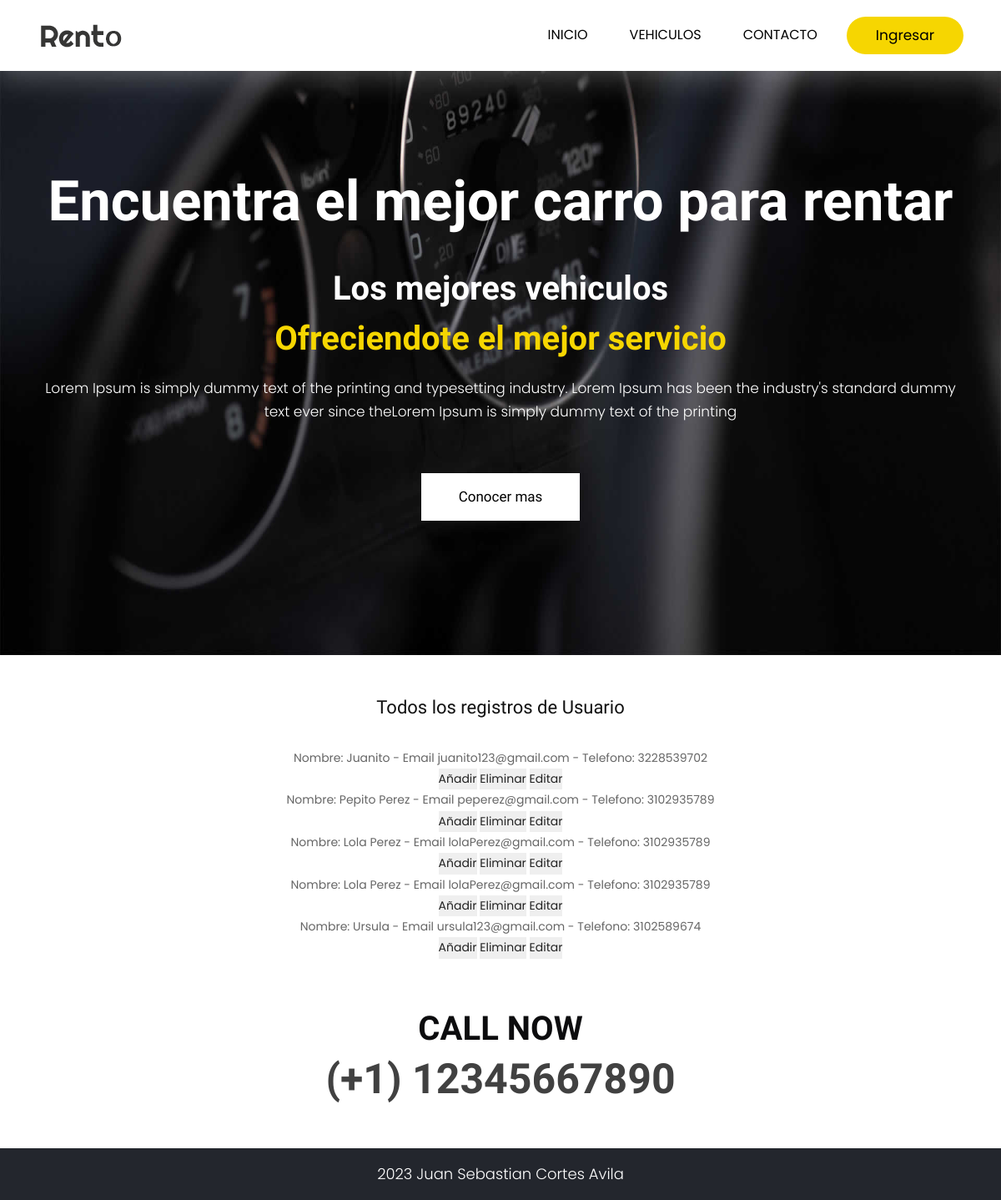
Page /AppFinal/administradorusuario/ on the earlier database version.
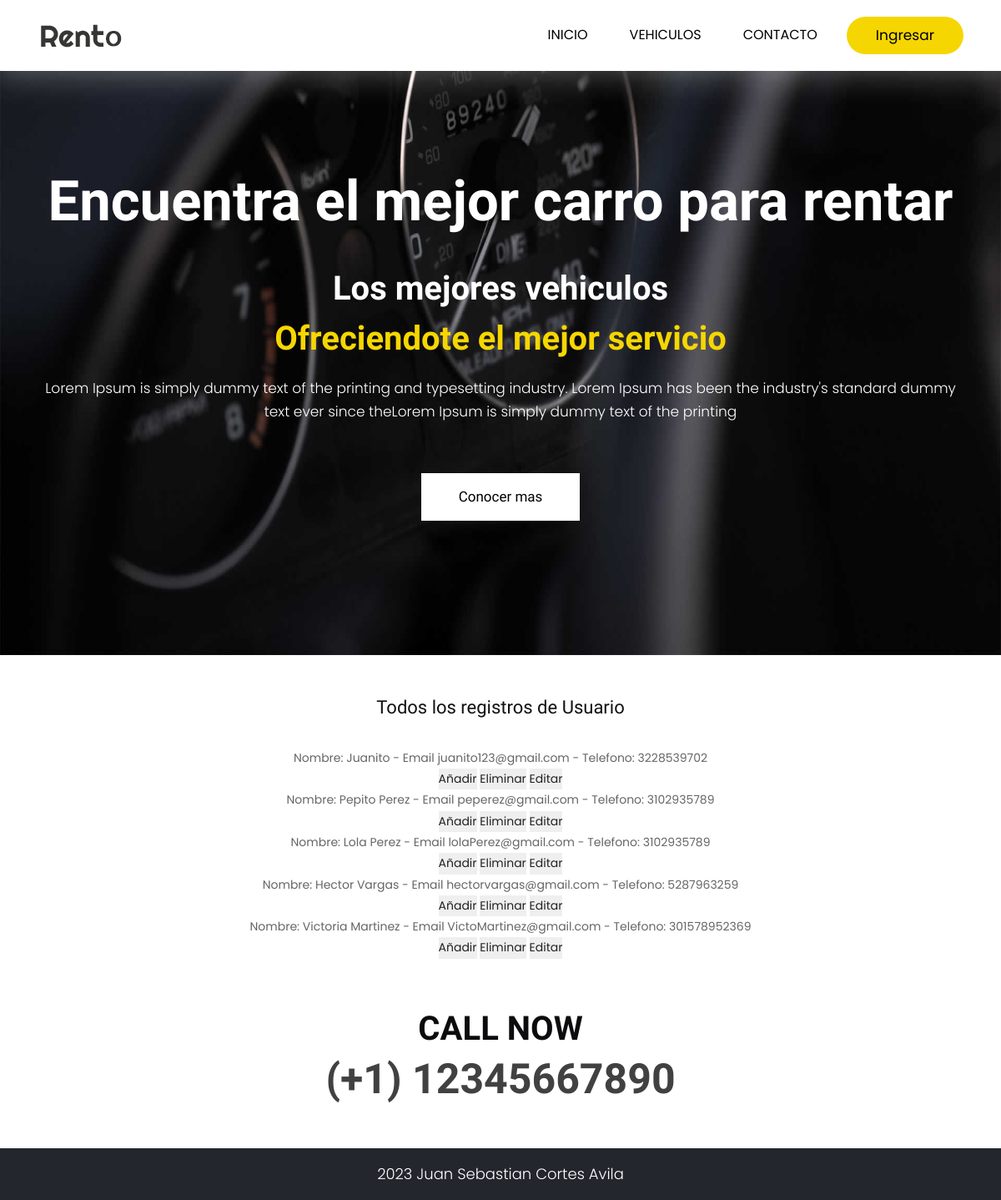
Same page on the later database version.
### AppFinal/models.py (models this page shows)
class Usuario(models.Model):
    nombre= models.CharField(max_length=40)
    email= models.EmailField()
    telefono = models.IntegerField()
    def __str__(self):
        return f"Nombre: {self.nombre} - Email {self.email} - Telefono: {self.telefono}"

### AppFinal/views.py (the view)
# urls.py: path('administradorusuario/', views.leerUsuarios, name="admin_user"),
def leerUsuarios(request):
    usuario = Usuario.objects.all()
    contexto = {"usuario":usuario}
    return render(request, "AppFinal/administrador_usuario.html", contexto)

### AppFinal/templates/AppFinal/administrador_usuario.html
{% extends "AppFinal/padre.html" %}
{% load static %}
{% block ContenidoCambiante %}
<br>
<br>
<center><div>
    <h2>Todos los registros de Usuario</h2>
    <br>
{% for p in usuario %}
    <li>{{p}}</li>
    <button>
        <a href="{% url 'Usuarios' %}">Añadir</a>
    </button>
    <button>
        <a href="{% url 'delete_user' p.nombre %}"> Eliminar </a>
    </button>
    <button>
        <a href="{% url 'edit_user' p.nombre %}"> Editar </a>
    </button>
{% endfor %}
{% endblock %}

### AppFinal/templates/AppFinal/padre.html (shortened to what this page needs)
<!DOCTYPE html>
<html lang="en">
   <head>
      {% load static %}
      <link rel="stylesheet" href="{% static 'AppFinal/css/bootstrap.min.css' %}">
      <link rel="stylesheet" href="{% static 'AppFinal/css/style.css' %}">
      <link rel="stylesheet" href="{% static 'AppFinal/css/responsive.css' %}">
      <link rel="stylesheet" href="{% static 'AppFinal/css/jquery.mCustomScrollbar.min.css' %}">
      <link rel="stylesheet" href="https://netdna.bootstrapcdn.com/font-awesome/4.0.3/css/font-awesome.css">
      <link rel="stylesheet" href="https://cdnjs.cloudflare.com/ajax/libs/fancybox/2.1.5/jquery.fancybox.min.css" media="screen">
   </head>
   <body class="main-layout">
      <header>
         <div class="header">
            <div class="container">
               <div class="row">
                  <div class="col-xl-3 col-lg-3 col-md-3 col-sm-3 col logo_section">
                     <div class="full">
                        <div class="center-desk">
                           <div class="logo">
                              <a href="index.html"><img src="{% static 'AppFinal/images/logo.png' %}" alt="#" /></a>
                           </div>
                        </div>
                     </div>
                  </div>
                  <div class="col-xl-9 col-lg-9 col-md-9 col-sm-9">
                     <nav class="navigation navbar navbar-expand-md navbar-dark ">
                        <div class="collapse navbar-collapse" id="navbarsExample04">
                           <ul class="navbar-nav mr-auto">
                              <li class="nav-item">
                                 <a class="nav-link" href="{% url 'Inicio' %}"> Inicio  </a>
                              </li>
                              <li class="nav-item">
                                 <a class="nav-link" href="{% url 'Vehiculos' %}">Vehiculos</a>
                              </li>
                              <li class="nav-item">
                                 <a class="nav-link" href="{% url 'Comentarios' %}">Contacto</a>
                              </li>
                           </ul>
                           <div class="sign_btn"><a href="{% url 'Usuarios' %}">Ingresar</a></div>
                        </div>
                     </nav>
                  </div>
               </div>
            </div>
         </div>
      </header>
      <section class="banner_main">
         <div class="container">
            <div class="row d_flex">
               <div class="col-md-12">
                  <div class="text-bg">
                     <h1>Encuentra el mejor carro para rentar</h1>
                     <strong>Los mejores vehiculos</strong>
                     <span>Ofreciendote el mejor servicio</span>
                     <p>
                        Lorem Ipsum is simply dummy text of the printing and typesetting industry. Lorem Ipsum has been the industry's standard dummy text ever since theLorem Ipsum is simply dummy text of the printing
                        <head></head>
                     </p>
                     <a href="{% url 'Vehiculos' %}">Conocer mas</a>
                  </div>
               </div>
            </div>
         </div>
      </section>
    {% block ContenidoCambiante %}
    {% endblock %}
      <footer>
         <div class="footer">
            <div class="container">
               <div class="row">
                  <div class="col-md-12">
                     <div class="cont_call">
                        <h3> <strong class="multi color_chang"> Call Now</strong><br>
                           (+1) 12345667890
                        </h3>
                     </div>
                  </div>
               </div>
            </div>
            <div class="copyright">
               <div class="container">
                  <div class="row">
                     <div class="col-md-12">
                        <p> 2023 Juan Sebastian Cortes Avila</a></p>
                     </div>
                  </div>
               </div>
            </div>
         </div>
      </footer>
   </body>
</html>

### AppFinal/static/AppFinal/css/style.css (style rules this page uses)
* { box-sizing: border-box !important; }
html { scroll-behavior: smooth; }
body { color: #666666; font-size: 14px; font-family: 'Poppins', sans-serif; line-height: 1.80857; font-weight: normal; }
a { color: #1f1f1f; text-decoration: none !important; outline: none !important; -webkit-transition: all .3s ease-in-out; -moz-transition: all .3s ease-in-out; -ms-transition: all .3s ease-in-out; -o-transition: all .3s ease-in-out; transition: all .3s ease-in-out; }
h1, h2, h3, h4, h5, h6 { letter-spacing: 0; font-weight: normal; position: relative; padding: 0 0 10px 0; font-weight: normal; line-height: normal; color: #111111; margin: 0 }
h1 { font-size: 24px; font-family: 'Righteous', cursive; }
h2 { font-size: 22px; font-family: 'Righteous', cursive; }
h3 { font-size: 18px; font-family: 'Righteous', cursive; }
*, *::after, *::before { -webkit-box-sizing: border-box; -moz-box-sizing: border-box; box-sizing: border-box; }
ul, li, ol { margin: 0px; padding: 0px; list-style: none; }
p { margin: 0px; font-weight: 300; font-size: 15px; line-height: 24px; }
a { color: #222222; text-decoration: none; outline: none !important; }
a, .btn { text-decoration: none !important; outline: none !important; -webkit-transition: all .3s ease-in-out; -moz-transition: all .3s ease-in-out; -ms-transition: all .3s ease-in-out; -o-transition: all .3s ease-in-out; transition: all .3s ease-in-out; }
img { max-width: 100%; height: auto; }
button { border: 0; margin: 0; padding: 0; cursor: pointer; }
.full { float: left; width: 100%; }
.full { width: 100%; float: left; margin: 0; padding: 0; }
.navigation.navbar { float: right; padding: 0px; }
.navigation.navbar-dark .navbar-nav .nav-link { padding: 0 25px; color: #000; font-size: 16px; line-height: 20px; text-transform: uppercase; }
.navbar-expand-md .navbar-nav { padding-right: 10px; }
.sign_btn a { background-color: #f6d601; display: inline-block; padding: 7px 35px; border-radius: 30px; color: #000; font-size: 17px; }
.header { width: 100%; background: #fff; padding: 20px 30px; }
.logo a { font-size: 40px; font-weight: bold; text-transform: uppercase; color: #fff; line-height: 40px; }
.banner_main { background: url(../images/banner.jpg); background-repeat: no-repeat; min-height: 700px; display: flex; justify-content: center; align-content: center; align-items: center; background-size: 100% 100%; }
.text-bg { text-align: center; padding-bottom: 50px; }
.text-bg h1 { color: #fff; font-size: 67px; line-height: 90px; padding-bottom: 35px; font-weight: bold; }
.text-bg strong { font-family: 'Righteous', cursive; font-size: 40px; line-height: 50px; color: #fff; padding-bottom: 10px; display: block; }
.text-bg span { font-family: 'Righteous', cursive; color: #f6d601; font-size: 40px; line-height: 50px; font-weight: bold; padding-bottom: 20px; display: block; }
.text-bg p { color: #fff; font-size: 17px; line-height: 28px; padding-bottom: 60px; }
.text-bg a { font-family: 'Righteous', cursive; font-size: 17px; background-color: #fff; color: #000; padding: 13px 0px; width: 100%; max-width: 190px; text-align: center; display: inline-block; transition: ease-in all 0.5s; }
.d_flex { display: flex; align-items: center; flex-wrap: wrap; }
.multi { color: #f6d601; font-weight: bold; font-size: 40px; }
.color_chang { color: #0c0c0e; }
.footer { font-family: Poppins; background: #fff; padding-top: 50px; text-align: center; }
.cont_call h3 { color: #414141; font-size: 50px; line-height: 60px; font-weight: bold; text-transform: uppercase; }
.copyright { margin-top: 43px; padding: 20px 0px; background-color: #23262d; }
.copyright p { color: #fff; font-size: 18px; line-height: 22px; text-align: center; }

Differences in the rows shown:
removed Usuario: nombre+email+telefono "Nombre: Lola Perez - Email lolaPerez@gmail.com - Telefono: 3102935789"
removed Usuario: nombre+email+telefono "Nombre: Ursula - Email ursula123@gmail.com - Telefono: 3102589674"
added Usuario: nombre+email+telefono "Nombre: Hector Vargas - Email hectorvargas@gmail.com - Telefono: 5287963259"
added Usuario: nombre+email+telefono "Nombre: Victoria Martinez - Email VictoMartinez@gmail.com - Telefono: 301578952369"
